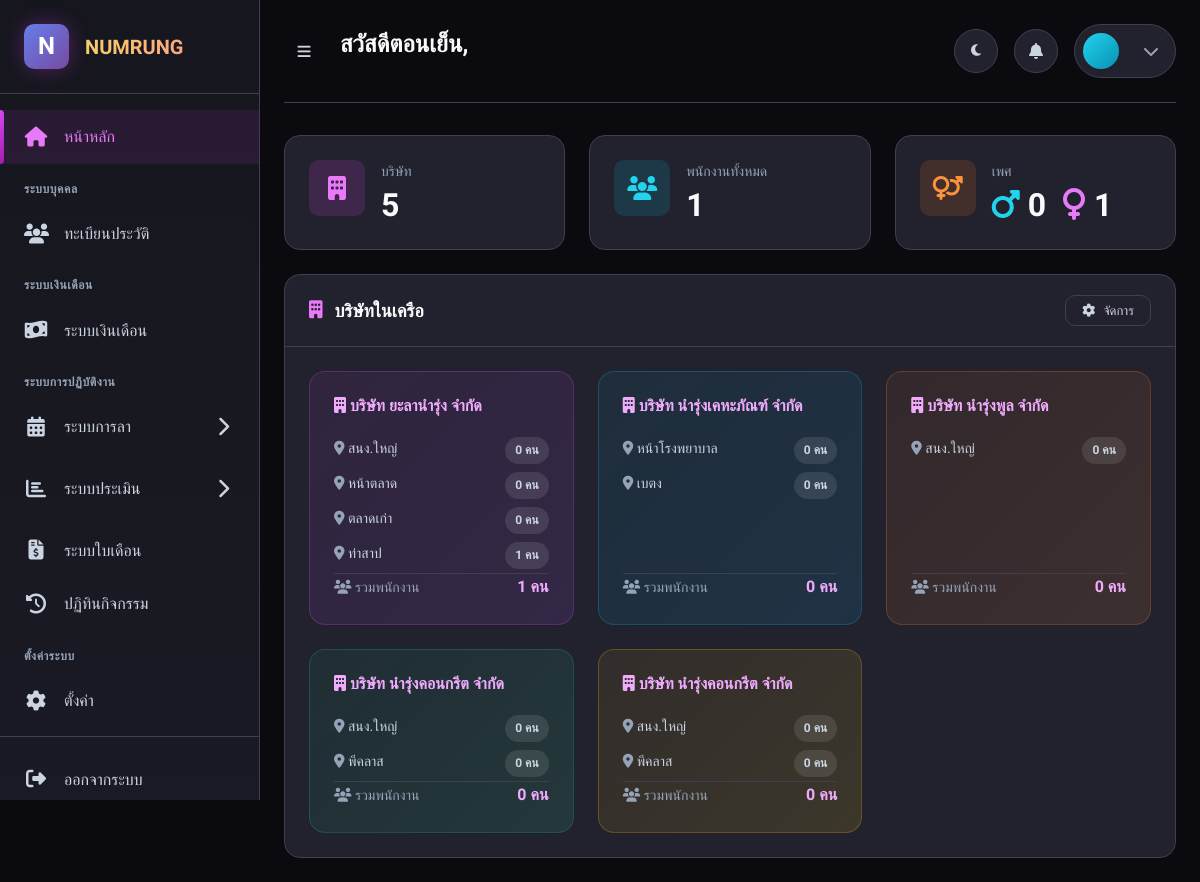
/dashboard.php (signed in), run on the app's committed database.
### tables this page shows
CREATE TABLE IF NOT EXISTS companies (
    company_id INT AUTO_INCREMENT PRIMARY KEY,
    company_code VARCHAR(20) NOT NULL UNIQUE,
    company_name VARCHAR(255) NOT NULL,
    tax_id VARCHAR(20),
    address TEXT,
    phone VARCHAR(50),
    email VARCHAR(100),
    logo VARCHAR(255),
    status TINYINT DEFAULT 1 COMMENT '1=active, 0=inactive',
    created_at DATETIME DEFAULT CURRENT_TIMESTAMP,
    updated_at DATETIME DEFAULT CURRENT_TIMESTAMP ON UPDATE CURRENT_TIMESTAMP
);

CREATE TABLE IF NOT EXISTS branches (
    branch_id INT AUTO_INCREMENT PRIMARY KEY,
    company_id INT NOT NULL,
    branch_code VARCHAR(20) NOT NULL,
    branch_name VARCHAR(255) NOT NULL,
    address TEXT,
    phone VARCHAR(50),
    status TINYINT DEFAULT 1,
    created_at DATETIME DEFAULT CURRENT_TIMESTAMP,
    updated_at DATETIME DEFAULT CURRENT_TIMESTAMP ON UPDATE CURRENT_TIMESTAMP,
    FOREIGN KEY (company_id) REFERENCES companies(company_id) ON DELETE RESTRICT,
    UNIQUE KEY unique_branch_code (company_id, branch_code)
);

### includes/auth.php (called while the page is built, shortened)
<?php
function isLoggedIn() {
    return isset($_SESSION['user_id']) && !empty($_SESSION['user_id']);
}
function hasRole($roles) {
    if (is_string($roles)) {
        $roles = [$roles];
    }
    return in_array($_SESSION['role'], $roles);
}
function isAdmin() {
    return hasRole('admin');
}
function isHR() {
    return hasRole(['admin', 'hr']);
}
?>

### dashboard.php (the view, shortened to what this page needs)
<?php
require_once __DIR__ . '/includes/auth.php';
$pdo = getDBConnection();
$stats = [];
$stmt = $pdo->query("SELECT COUNT(*) FROM companies WHERE status = 1");
$stats['companies'] = $stmt->fetchColumn();
$companyFilter = '';
$params = [];
$stmt = $pdo->prepare("SELECT COUNT(*) FROM employees e WHERE e.status = 'active'" . $companyFilter);
$stmt->execute($params);
$stats['employees'] = $stmt->fetchColumn();
$stmt = $pdo->prepare("
    SELECT
        SUM(CASE WHEN gender = 'male' THEN 1 ELSE 0 END) as male,
        SUM(CASE WHEN gender = 'female' THEN 1 ELSE 0 END) as female
    FROM employees e
    WHERE e.status = 'active'" . $companyFilter);
$stmt->execute($params);
$genderStats = $stmt->fetch();
$stats['male'] = $genderStats['male'] ?? 0;
$stats['female'] = $genderStats['female'] ?? 0;
$stmt = $pdo->query("
    SELECT c.company_id, c.company_name, c.company_code,
           (SELECT COUNT(*) FROM employees WHERE company_id = c.company_id AND status = 'active') as total_employees
    FROM companies c
    WHERE c.status = 1
    ORDER BY c.company_id
");
$companies = $stmt->fetchAll();
$branchStmt = $pdo->prepare("
    SELECT b.branch_id, b.branch_name,
           (SELECT COUNT(*) FROM employees WHERE branch_id = b.branch_id AND status = 'active') as employee_count
    FROM branches b
    WHERE b.company_id = ? AND b.status = 1
    ORDER BY b.branch_id
");
foreach ($companies as &$company) {
    $branchStmt->execute([$company['company_id']]);
    $company['branches_data'] = $branchStmt->fetchAll();
}
include __DIR__ . '/includes/header.php';
?>
<div class="page-content">
    <div class="grid grid-cols-3 mb-4">
        <div class="stat-card">
            <div class="stat-card-icon primary">
                <i class="fas fa-building"></i>
            </div>
            <div class="stat-card-content">
                <div class="stat-card-label">บริษัท</div>
                <div class="stat-card-value"><?= number_format($stats['companies']) ?></div>
            </div>
        </div>
        <div class="stat-card">
            <div class="stat-card-icon secondary">
                <i class="fas fa-users"></i>
            </div>
            <div class="stat-card-content">
                <div class="stat-card-label">พนักงานทั้งหมด</div>
                <div class="stat-card-value"><?= number_format($stats['employees']) ?></div>
            </div>
        </div>
        <div class="stat-card">
            <div class="stat-card-icon accent">
                <i class="fas fa-venus-mars"></i>
            </div>
            <div class="stat-card-content">
                <div class="stat-card-label">เพศ</div>
                <div class="stat-card-value">
                    <span class="d-flex align-items-center gap-3">
                        <span><i class="fas fa-mars text-secondary"></i> <?= number_format($stats['male']) ?></span>
                        <span><i class="fas fa-venus text-primary"></i> <?= number_format($stats['female']) ?></span>
                    </span>
                </div>
            </div>
        </div>
    </div>
    <div class="card">
        <div class="card-header">
            <h3 class="card-title">
                <i class="fas fa-building"></i>
                บริษัทในเครือ
            </h3>
            <?php if (isAdmin()): ?>
            <a href="<?= BASE_URL ?>modules/settings/companies.php" class="btn btn-sm btn-outline">
                <i class="fas fa-cog"></i> จัดการ
            </a>
            <?php endif; ?>
        </div>
        <div class="card-body">
            <div class="grid grid-cols-3">
                <?php foreach ($companies as $company): ?>
                <div class="company-card" onclick="window.location.href='<?= BASE_URL ?>modules/employees/?company_id=<?= $company['company_id'] ?>'">
                    <h4 class="company-card-title">
                        <i class="fas fa-building me-2"></i>
                        <?= htmlspecialchars($company['company_name']) ?>
                    </h4>
                    <div class="company-card-branches">
                        <?php foreach ($company['branches_data'] as $branch): ?>
                        <div class="company-card-branch d-flex justify-content-between">
                            <span>
                                <i class="fas fa-map-marker-alt text-muted me-2"></i>
                                <?= htmlspecialchars($branch['branch_name']) ?>
                            </span>
                            <span class="badge badge-sm" style="background: rgba(255,255,255,0.1); font-size: 0.75rem;">
                                <?= number_format($branch['employee_count']) ?> คน
                            </span>
                        </div>
                        <?php endforeach; ?>
                    </div>
                    <div class="company-card-footer mt-auto pt-3" style="border-top: 1px solid var(--border-color);">
                        <div class="d-flex justify-content-between align-items-center">
                            <span class="text-muted fs-sm">
                                <i class="fas fa-users"></i> รวมพนักงาน
                            </span>
                            <span class="fw-bold" style="color: var(--primary-300);">
                                <?= number_format($company['total_employees']) ?> คน
                            </span>
                        </div>
                    </div>
                </div>
                <?php endforeach; ?>
            </div>
        </div>
    </div>
</div>
<?php include __DIR__ . '/includes/footer.php'; ?>

### includes/header.php (shortened to what this page needs)
<?php
$user = getCurrentUser();
$greeting = 'สวัสดี';
$hour = (int)date('H');
if ($hour >= 5 && $hour < 12) {
    $greeting = 'สวัสดีตอนเช้า';
} elseif ($hour >= 12 && $hour < 17) {
    $greeting = 'สวัสดีตอนบ่าย';
} else {
    $greeting = 'สวัสดีตอนเย็น';
}
?>
<!DOCTYPE html>
<html lang="th">
<head>
    <link rel="stylesheet" href="https://cdnjs.cloudflare.com/ajax/libs/font-awesome/6.5.1/css/all.min.css">
    <link rel="stylesheet" href="https://cdn.datatables.net/1.13.7/css/jquery.dataTables.min.css">
    <link rel="stylesheet" href="https://cdn.datatables.net/responsive/2.5.0/css/responsive.dataTables.min.css">
    <link rel="stylesheet" href="https://cdn.jsdelivr.net/npm/sweetalert2@11/dist/sweetalert2.min.css">
    <link rel="stylesheet" href="<?= BASE_URL ?>assets/css/style.css">
</head>
<body>
    <div class="app-wrapper">
        <?php include __DIR__ . '/sidebar.php'; ?>
        <main class="main-content">
            <header class="header">
                <div class="header-left">
                    <button class="btn btn-ghost btn-icon d-lg-none" onclick="toggleSidebar()">
                        <i class="fas fa-bars"></i>
                    </button>
                    <h1 class="header-greeting">
                        <?= $greeting ?>, <span class="highlight"><?= $user['full_name'] ?? $user['username'] ?></span>
                    </h1>
                </div>
                <div class="header-right">
                    <button class="header-notification theme-toggle" id="themeToggle" title="สลับธีม">
                        <i class="fas fa-moon" id="themeIconDark"></i>
                    </button>
                    <div class="header-notification" id="notificationBtn">
                        <i class="fas fa-bell"></i>
                    </div>
                    <div class="header-user" id="userMenuBtn">
                        <div class="header-user-avatar avatar-secondary">
                        </div>
                        <i class="fas fa-chevron-down text-muted"></i>
                    </div>
                </div>
            </header>

### includes/sidebar.php (shortened to what this page needs)
<?php
$currentPage = basename($_SERVER['PHP_SELF']);
$currentDir = basename(dirname($_SERVER['PHP_SELF']));
?>
<aside class="sidebar" id="sidebar">
    <div class="sidebar-brand">
        <div class="sidebar-brand-logo">N</div>
        <span class="sidebar-brand-text">NUMRUNG</span>
    </div>
    <nav class="sidebar-nav">
        <div class="nav-section">
            <a href="<?= BASE_URL ?>dashboard.php" class="nav-item <?= $currentPage === 'dashboard.php' ? 'active' : '' ?>">
                <i class="fas fa-home"></i>
                <span>หน้าหลัก</span>
            </a>
        </div>
        <div class="nav-section">
            <div class="nav-section-title">ระบบบุคคล</div>
            <a href="<?= BASE_URL ?>modules/employees/" class="nav-item <?= $currentDir === 'employees' ? 'active' : '' ?>">
                <i class="fas fa-users"></i>
                <span>ทะเบียนประวัติ</span>
            </a>
        </div>
        <div class="nav-section">
            <div class="nav-section-title">ระบบเงินเดือน</div>
            <a href="<?= BASE_URL ?>modules/payroll/" class="nav-item <?= $currentDir === 'payroll' ? 'active' : '' ?>">
                <i class="fas fa-money-bill-wave"></i>
                <span>ระบบเงินเดือน</span>
            </a>
        </div>
        <div class="nav-section">
            <div class="nav-section-title">ระบบการปฏิบัติงาน</div>
            <div class="nav-item" onclick="toggleSubmenu('leave-menu')">
                <i class="fas fa-calendar-alt"></i>
                <span>ระบบการลา</span>
                <i class="fas fa-chevron-right nav-arrow"></i>
            </div>
        </div>
        <?php if (isHR()): ?>
        <div class="nav-section">
            <div class="nav-item" onclick="toggleSubmenu('eval-menu')">
                <i class="fas fa-chart-bar"></i>
                <span>ระบบประเมิน</span>
                <i class="fas fa-chevron-right nav-arrow"></i>
            </div>
        </div>
        <?php endif; ?>
        <?php if (isHR()): ?>
        <div class="nav-section">
            <a href="<?= BASE_URL ?>modules/payroll/payslip.php" class="nav-item">
                <i class="fas fa-file-invoice-dollar"></i>
                <span>ระบบใบเดือน</span>
            </a>
            <a href="<?= BASE_URL ?>modules/reports/activity.php" class="nav-item">
                <i class="fas fa-history"></i>
                <span>ปฏิทินกิจกรรม</span>
            </a>
        </div>
        <?php endif; ?>
        <?php if (isAdmin()): ?>
        <div class="nav-section">
            <div class="nav-section-title">ตั้งค่าระบบ</div>
            <a href="<?= BASE_URL ?>modules/settings/" class="nav-item <?= $currentDir === 'settings' ? 'active' : '' ?>">
                <i class="fas fa-cog"></i>
                <span>ตั้งค่า</span>
            </a>
        </div>
        <?php endif; ?>
        <div class="nav-section" style="margin-top: auto; padding-top: 1rem; border-top: 1px solid var(--border-color);">
            <a href="<?= BASE_URL ?>logout.php" class="nav-item" onclick="return confirm('ต้องการออกจากระบบหรือไม่?')">
                <i class="fas fa-sign-out-alt"></i>
                <span>ออกจากระบบ</span>
            </a>
        </div>
    </nav>
</aside>

### includes/footer.php (shortened to what this page needs)
        </main>
    </div>
</body>
</html>

### data on the page
companies: company_name "บริษัท ยะลานำรุ่ง จำกัด", total_employees "1"
branches: branch_name "สนง.ใหญ่", employee_count "0"
branches: branch_name "หน้าตลาด", employee_count "0"
branches: branch_name "ตลาดเก่า", employee_count "0"
branches: branch_name "ท่าสาป", employee_count "1"
companies: company_name "บริษัท นำรุ่งเคหะภัณฑ์ จำกัด", total_employees "0"
branches: branch_name "หน้าโรงพยาบาล", employee_count "0"
branches: branch_name "เบตง", employee_count "0"
companies: company_name "บริษัท นำรุ่งพูล จำกัด", total_employees "0"
branches: branch_name "สนง.ใหญ่", employee_count "0"
companies: company_name "บริษัท นำรุ่งคอนกรีต จำกัด", total_employees "0"
branches: branch_name "สนง.ใหญ่", employee_count "0"
branches: branch_name "พีคลาส", employee_count "0"

### other printed values
$greeting "สวัสดีตอนเย็น"
$stats['companies'] "5"
$stats['employees'] "1"
$stats['male'] "0"
$stats['female'] "1"
